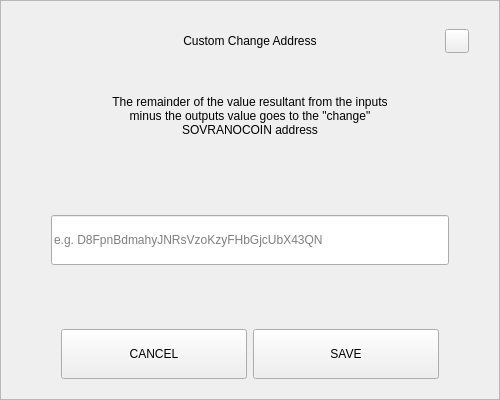
<?xml version="1.0" encoding="UTF-8"?>
<ui version="4.0">
 <class>SendChangeAddressDialog</class>
 <widget class="QDialog" name="SendChangeAddressDialog">
  <property name="geometry">
   <rect>
    <x>0</x>
    <y>0</y>
    <width>500</width>
    <height>400</height>
   </rect>
  </property>
  <property name="windowTitle">
   <string>Dialog</string>
  </property>
  <layout class="QVBoxLayout" name="verticalLayout">
   <property name="spacing">
    <number>0</number>
   </property>
   <property name="leftMargin">
    <number>0</number>
   </property>
   <property name="topMargin">
    <number>0</number>
   </property>
   <property name="rightMargin">
    <number>0</number>
   </property>
   <property name="bottomMargin">
    <number>0</number>
   </property>
   <item>
    <widget class="QFrame" name="frame">
     <property name="styleSheet">
      <string notr="true"/>
     </property>
     <property name="frameShape">
      <enum>QFrame::StyledPanel</enum>
     </property>
     <property name="frameShadow">
      <enum>QFrame::Raised</enum>
     </property>
     <layout class="QVBoxLayout" name="verticalLayout_2" stretch="0,0,0,0,0,0,0">
      <property name="spacing">
       <number>0</number>
      </property>
      <property name="leftMargin">
       <number>30</number>
      </property>
      <property name="topMargin">
       <number>20</number>
      </property>
      <property name="rightMargin">
       <number>30</number>
      </property>
      <property name="bottomMargin">
       <number>20</number>
      </property>
      <item>
       <layout class="QHBoxLayout" name="horizontalLayout_3">
        <property name="spacing">
         <number>0</number>
        </property>
        <item>
         <spacer name="horizontalSpacer_2">
          <property name="orientation">
           <enum>Qt::Horizontal</enum>
          </property>
          <property name="sizeHint" stdset="0">
           <size>
            <width>40</width>
            <height>20</height>
           </size>
          </property>
         </spacer>
        </item>
        <item>
         <widget class="QLabel" name="labelTitle">
          <property name="minimumSize">
           <size>
            <width>0</width>
            <height>40</height>
           </size>
          </property>
          <property name="maximumSize">
           <size>
            <width>16777215</width>
            <height>40</height>
           </size>
          </property>
          <property name="styleSheet">
           <string notr="true">padding-left:24px;</string>
          </property>
          <property name="text">
           <string>Custom Change Address</string>
          </property>
          <property name="alignment">
           <set>Qt::AlignCenter</set>
          </property>
          <property name="margin">
           <number>7</number>
          </property>
         </widget>
        </item>
        <item>
         <spacer name="horizontalSpacer">
          <property name="orientation">
           <enum>Qt::Horizontal</enum>
          </property>
          <property name="sizeHint" stdset="0">
           <size>
            <width>40</width>
            <height>20</height>
           </size>
          </property>
         </spacer>
        </item>
        <item>
         <widget class="QPushButton" name="btnEsc">
          <property name="minimumSize">
           <size>
            <width>24</width>
            <height>24</height>
           </size>
          </property>
          <property name="maximumSize">
           <size>
            <width>24</width>
            <height>24</height>
           </size>
          </property>
          <property name="focusPolicy">
           <enum>Qt::NoFocus</enum>
          </property>
          <property name="text">
           <string/>
          </property>
         </widget>
        </item>
       </layout>
      </item>
      <item>
       <spacer name="verticalSpacer_2">
        <property name="orientation">
         <enum>Qt::Vertical</enum>
        </property>
        <property name="sizeType">
         <enum>QSizePolicy::Fixed</enum>
        </property>
        <property name="sizeHint" stdset="0">
         <size>
          <width>20</width>
          <height>20</height>
         </size>
        </property>
       </spacer>
      </item>
      <item alignment="Qt::AlignHCenter">
       <widget class="QLabel" name="labelMessage">
        <property name="minimumSize">
         <size>
          <width>0</width>
          <height>70</height>
         </size>
        </property>
        <property name="text">
         <string>The remainder of the value resultant from the inputs minus the outputs value goes to the &quot;change&quot; SOVRANOCOIN address</string>
        </property>
        <property name="alignment">
         <set>Qt::AlignCenter</set>
        </property>
        <property name="wordWrap">
         <bool>true</bool>
        </property>
       </widget>
      </item>
      <item>
       <spacer name="verticalSpacer_3">
        <property name="orientation">
         <enum>Qt::Vertical</enum>
        </property>
        <property name="sizeHint" stdset="0">
         <size>
          <width>20</width>
          <height>40</height>
         </size>
        </property>
       </spacer>
      </item>
      <item>
       <layout class="QHBoxLayout" name="horizontalLayout_2">
        <property name="spacing">
         <number>0</number>
        </property>
        <property name="leftMargin">
         <number>20</number>
        </property>
        <property name="rightMargin">
         <number>20</number>
        </property>
        <item>
         <widget class="QLineEdit" name="lineEditAddress">
          <property name="minimumSize">
           <size>
            <width>0</width>
            <height>50</height>
           </size>
          </property>
          <property name="placeholderText">
           <string notr="true">e.g. D8FpnBdmahyJNRsVzoKzyFHbGjcUbX43QN</string>
          </property>
         </widget>
        </item>
       </layout>
      </item>
      <item>
       <spacer name="verticalSpacer">
        <property name="orientation">
         <enum>Qt::Vertical</enum>
        </property>
        <property name="sizeHint" stdset="0">
         <size>
          <width>20</width>
          <height>40</height>
         </size>
        </property>
       </spacer>
      </item>
      <item>
       <layout class="QHBoxLayout" name="horizontalLayout" stretch="2,2">
        <property name="spacing">
         <number>6</number>
        </property>
        <property name="leftMargin">
         <number>30</number>
        </property>
        <property name="rightMargin">
         <number>30</number>
        </property>
        <item>
         <widget class="QPushButton" name="btnCancel">
          <property name="minimumSize">
           <size>
            <width>180</width>
            <height>50</height>
           </size>
          </property>
          <property name="focusPolicy">
           <enum>Qt::NoFocus</enum>
          </property>
          <property name="text">
           <string>CANCEL</string>
          </property>
         </widget>
        </item>
        <item>
         <widget class="QPushButton" name="btnSave">
          <property name="minimumSize">
           <size>
            <width>180</width>
            <height>50</height>
           </size>
          </property>
          <property name="focusPolicy">
           <enum>Qt::NoFocus</enum>
          </property>
          <property name="text">
           <string>SAVE</string>
          </property>
         </widget>
        </item>
       </layout>
      </item>
     </layout>
    </widget>
   </item>
  </layout>
 </widget>
 <resources/>
 <connections/>
</ui>
